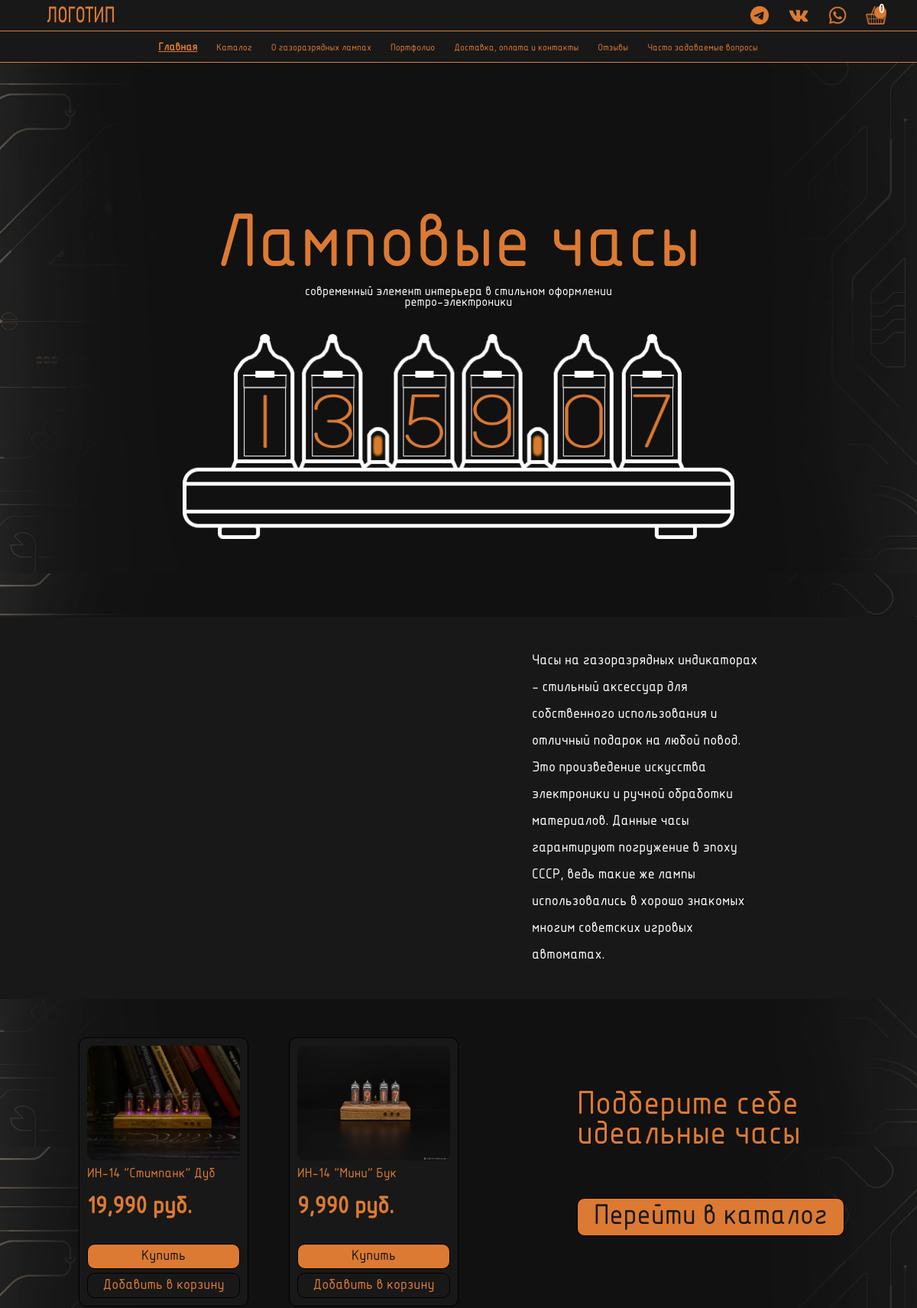
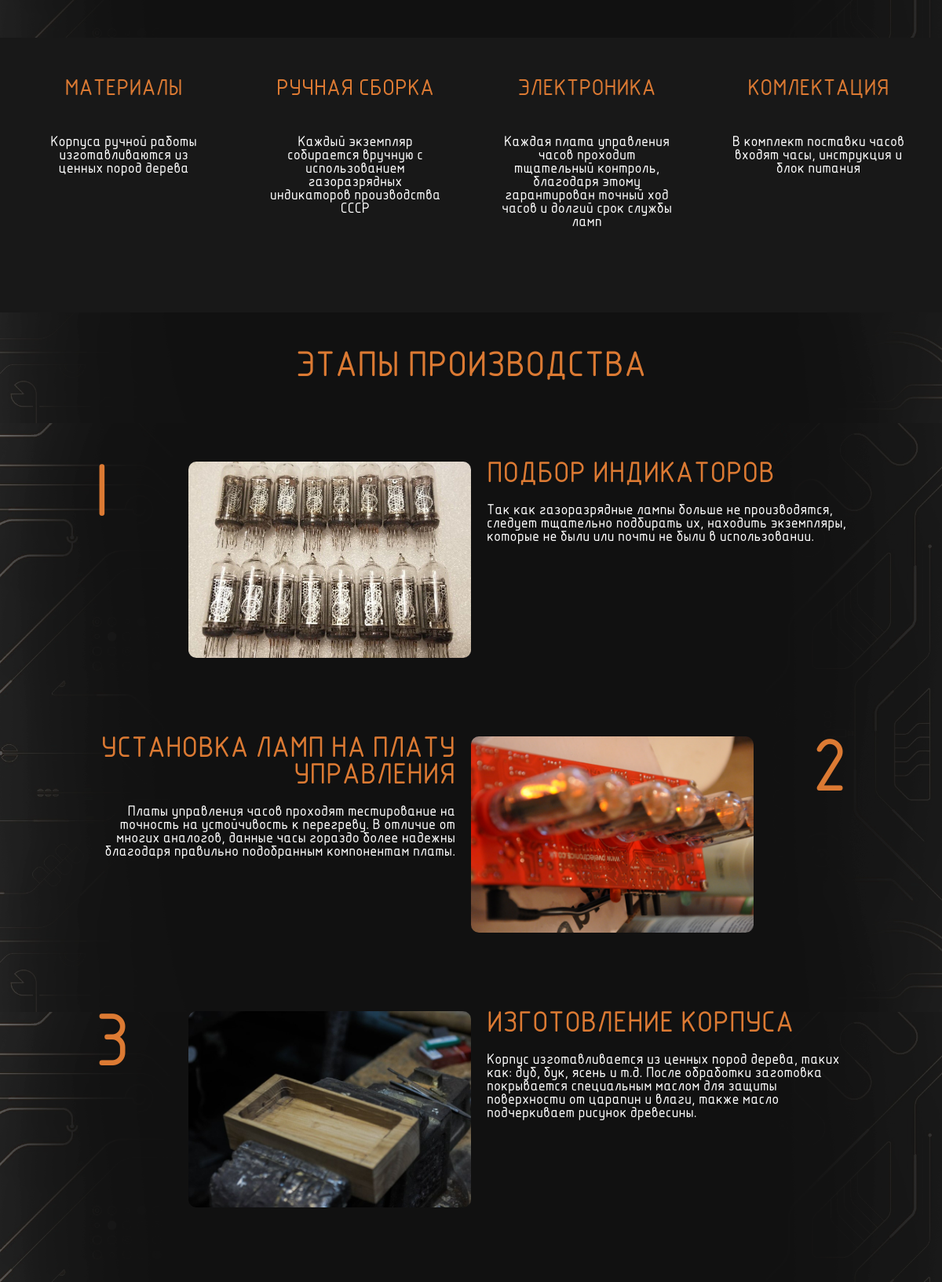
The page / (upper part) on the database its author committed (2 pictures, top to bottom).
### nixie_app/models.py (models this page shows, shortened)
class Product(models.Model):
    materials = [
        ('Ясень', 'Ясень'),
        ('Дуб', 'Дуб'),
        ('Бук', 'Бук'),
    ]
    lamps = [
        ('ИН-8', 'ИН-8'),
        ('ИН-12', 'ИН-12'),
        ('ИН-14', 'ИН-14'),
        ('ИН-16', 'ИН-16'),
        ('ИН-17', 'ИН-17'),
        ('ИН-18', 'ИН-18'),
    ]
    currency = [
        ('4', '4'),
        ('6', '6'),
    ]
    material = models.CharField(max_length=50, choices=materials, verbose_name='Материал', db_index=True, blank=True,
                                null=True)
    lamp_currency = models.CharField(max_length=1, choices=currency, verbose_name='Кол-во ламп', db_index=True,
                                     blank=True, null=True)
    lamp_type = models.CharField(max_length=10, choices=lamps, verbose_name='Тип ламп', db_index=True, blank=True,
                                 null=True)
    name = models.CharField(max_length=200, verbose_name='Название', db_index=True)
    slug = models.SlugField(max_length=200, db_index=True)
    image1 = models.ImageField(upload_to=upload_photo_to, verbose_name='Главная картинка', blank=True)
    image2 = models.ImageField(upload_to=upload_photo_to, verbose_name='Картинка №2', blank=True)
    image3 = models.ImageField(upload_to=upload_photo_to, verbose_name='Картинка №3', blank=True)
    description = models.TextField(blank=True, verbose_name='Описание', )
    width = models.PositiveIntegerField(blank=True, verbose_name='Ширина', null=True)
    height = models.PositiveIntegerField(blank=True, verbose_name='Высота', null=True)
    length = models.PositiveIntegerField(blank=True, verbose_name='Длина', null=True)
    price = models.DecimalField(max_digits=10, decimal_places=3, verbose_name='Цена')
    stock = models.PositiveIntegerField(verbose_name='Наличие')
    available = models.BooleanField(default=True, verbose_name='Доступно')
    created = models.DateTimeField(auto_now_add=True, verbose_name='Создано', )
    updated = models.DateTimeField(auto_now=True, verbose_name='Изменено', )
    class Meta:
        ordering = ('name',)
        index_together = (('id', 'slug'),)
        verbose_name = 'Товар'
        verbose_name_plural = 'Товары'
    def get_absolute_url(self):
        return reverse('product-detail', args=[self.id, self.slug])

### nixie_app/views.py (the view)
# urls.py: path('', views.main, name='main-name'),
def main(request):
    cart = Cart(request)
    contact(request)
    form = ContactForm()
    products = Product.objects.order_by("-price")
    cart_product_form = CartAddProductForm()
    res = {
        "form": form,
        'cart': cart,
        'cart_len': len(cart),
        'products': products,
        'cart_product_form': cart_product_form,
    }
    return render(request, "nixie_app/main.html", context=res)

### cart/cart.py (called while the page is built)
    def __len__(self):
        return sum(item['quantity'] for item in self.cart.values())

### nixie_app/views.py (called while the page is built)
def contact(request):
    if request.method == 'POST':
        form = ContactForm(request.POST)
        if form.is_valid():
            subject = "ВОПРОС ОТ ПОЛЬЗОВАТЕЛЯ"
            body = {
                'name': form.cleaned_data['name'],
                'email': form.cleaned_data['email_address'],
                'message': form.cleaned_data['message'],
            }
            message = "\n".join(body.values())
            try:
                send_mail(subject, message,
                          'nsstnc-service@mail.ru',
                          ['egorgolubev0484@gmail.com'])
            except BadHeaderError:
                return HttpResponse('Форма заполнена неверно')

### nixie_app/templates/nixie_app/main.html (shortened to what this page needs)
{% extends 'nixie_app/index.html' %}
{% block nav_main %}
    class="active"
{% endblock %}
{% block 'page_content' %}
    <section class="clock">
        <div class="heading">
            <p class="heading_head">Ламповые часы</p>
            <p class="heading_text">Современный элемент интерьера в стильном оформлении ретро-электроники</p>
        </div>
        <div class="case">
            <img src="images/watch_main.png" height="268" width="722" alt=""/>
            <div class="numbers">
                <div class="number1" id="number1"></div>
                <div class="number2" id="number2"></div>
                <div class="dot1" id="dot1"></div>
                <div class="number3" id="number3"></div>
                <div class="number4" id="number4"></div>
                <div class="dot2" id="dot2"></div>
                <div class="number5" id="number5"></div>
                <div class="number6" id="number6"></div>
            </div>
        </div>
    </section>
    <section class="main_info">
        <div class="main_info_div">
            <div class="main_info_left">
                <div class="carousel">
                    <div class="scroller">
                        <div class="item">
                            <img src="images/main_info1.jpeg" width="500" height="300"/>
                        </div>
                    </div>
                    <div class="btn prev">
                        <img src="/images/prev_button.png"/>
                    </div>
                    <div class="btn next">
                        <img src="/images/next_button.png"/>
                    </div>
                </div>
            </div>
            <div class="main_info_right">
                <a class="main_info_text">Часы на газоразрядных индикаторах - стильный аксессуар для собственного
                    использования и отличный подарок
                    на любой повод. Это произведение искусства электроники и ручной обработки материалов.
                    Данные часы гарантируют погружение в эпоху СССР, ведь такие же лампы использовались в хорошо
                    знакомых
                    многим советских игровых автоматах.</a>
            </div>
        </div>
    </section>
    <section class="main_catalog_items">
        <div class="main_catalog_div">
            <div class="main_catalog_left">
                <div class="card">
                    <div class="card_top">
                        <a href="{{ products.0.get_absolute_url }}" class="card_image">
                            <img src="
                                    {% if products.0.image1 %}{{ products.0.image1.url }}{% else %}{{ "/images/sample.png" }}{% endif %}"/>
                        </a>
                    </div>
                    <div class="card_bottom">
                        <a href="{{ products.0.get_absolute_url }}" class="card_title">
                            {{ products.0.name }}
                        </a>
                        <div class="card_price">
                            {{ products.0.price }} руб.
                        </div>
                        <a href="{% url "orders:order_create_one" products.0.id %}" class="card_buy">Купить</a>
                        <form class='add-form' action="{% url "cart:cart_add" products.0.id %}" method="post">
                            <button type="submit" class="card_add">Добавить в корзину</button>
                        </form>
                    </div>
                </div>
                <div class="card">
                    <div class="card_top">
                        <a href="{{ products.last.get_absolute_url }}" class="card_image">
                            <img src="
                                    {% if products.last.image1 %}{{ products.last.image1.url }}{% else %}{{ "/images/sample.png" }}{% endif %}"/>
                        </a>
                    </div>
                    <div class="card_bottom">
                        <a href="{{ products.last.get_absolute_url }}" class="card_title">
                            {{ products.last.name }}
                        </a>
                        <div class="card_price">
                            {{ products.last.price }} руб.
                        </div>
                        <a href="{% url "orders:order_create_one" products.last.id %}" class="card_buy">Купить</a>
                        <form class='add-form' action="{% url "cart:cart_add" products.last.id %}" method="post">
                            <button type="submit" class="card_add">Добавить в корзину</button>
                        </form>
                    </div>
                </div>
            </div>
            <div class="main_catalog_right">
                <div class="main_catalog_right_top">
                    <p>Подберите
                        себе идеальные часы</p>
                </div>
                <div class="main_catalog_right_bottom">
                    <a class="catalog_button" href="/catalog/">Перейти в каталог</a>
                </div>
            </div>
        </div>
    </section>
    <section class="description">
        <div class="description_div">
            <div class="description_card">
                <div class="description_card_top">
                    <p>МАТЕРИАЛЫ</p>
                </div>
                <div class="description_card_bottom">
                    <p>Корпуса ручной работы изготавливаются из ценных пород дерева</p>
                </div>
            </div>
            <div class="description_card">
                <div class="description_card_top">
                    <p>РУЧНАЯ СБОРКА</p>
                </div>
                <div class="description_card_bottom">
                    <p>Каждый экземпляр собирается вручную с использованием газоразрядных индикаторов производства
                        СССР</p>
                </div>
            </div>
            <div class="description_card">
                <div class="description_card_top">
                    <p>ЭЛЕКТРОНИКА</p>
                </div>
                <div class="description_card_bottom">
                    <p>Каждая плата управления часов проходит тщательный контроль, благодаря этому гарантирован точный
                        ход
                        часов и долгий срок службы ламп</p>
                </div>
            </div>
            <div class="description_card">
                <div class="description_card_top">
                    <p>КОМЛЕКТАЦИЯ</p>
                </div>
                <div class="description_card_bottom">
                    <p>В комплект поставки часов входят часы, инструкция и блок питания</p>
                </div>
            </div>
        </div>
    </section>
    <section class="stages">
        <div class="stages_div">
            <div class="stages_head">ЭТАПЫ ПРОИЗВОДСТВА</div>
            <div class="stages_one">
                <div class="stages_top">
                    <div class="stages_number">I</div>
                    <div class="stages_photo">
                        <img src="images/process_find.jpg" alt=""/>
                    </div>
                </div>
                <div class="stages_bottom">
                    <div class="stages_description">
                        <div class="description_top">ПОДБОР ИНДИКАТОРОВ</div>
                        <div class="description_bottom">Так как газоразрядные лампы больше не производятся,
                            следует тщательно подбирать их, находить экземпляры,
                            которые не были или почти не были в использовании.
                        </div>
                    </div>
                </div>
            </div>
            <div class="stages_two">
                <div class="stages_bottom">
                    <div class="stages_description">
                        <div class="description_top">УСТАНОВКА ЛАМП НА ПЛАТУ УПРАВЛЕНИЯ</div>
                        <div class="description_bottom">Платы управления часов проходят тестирование на точность
                            на устойчивость к перегреву. В отличие от многих аналогов,
                            данные часы гораздо более надежны благодаря правильно подобранным компонентам платы.
                        </div>
                    </div>
                </div>
                <div class="stages_top">
                    <div class="stages_photo">
                        <img src="images/process_solder.jpg" alt=""/>
                    </div>
                    <div class="stages_number">2</div>
                </div>
            </div>
            <div class="stages_three">
                <div class="stages_top">
                    <div class="stages_number">3</div>
                    <div class="stages_photo">
                        <img src="images/process_case.jpeg" alt=""/>
                    </div>
                </div>
                <div class="stages_bottom">
                    <div class="stages_description">
                        <div class="description_top">ИЗГОТОВЛЕНИЕ КОРПУСА</div>
                        <div class="description_bottom">Корпус изготавливается из ценных пород дерева, таких как: дуб,
                            бук,
                            ясень и т.д.
                            После обработки заготовка покрывается специальным маслом для защиты поверхности от царапин и
                            влаги,
                            также масло подчеркивает рисунок древесины.
                        </div>
                    </div>
                </div>
            </div>
        </div>
    </section>
{% endblock %}

### nixie_app/templates/nixie_app/index.html (style rules this page uses)
html { background: #181818; }
body { padding: 0; margin: 0; background-image: url(/images/pattern2.png); background-repeat: repeat-y; background-size: contain; }
@media (min-width: 1200px) { :root { --scrollbarBg: #181818; --scrollbarThumb: #DC7A33; --scrollbarWidth: 12px; --scrollbarBorder: 3px solid var(--scrollbarBg); --scrollbarBorderRadius: calc(var(--scrollbarWidth) / 2); } }
@media (min-width: 1200px) { html, .scroller { scrollbar-width: var(--scrollbarWidth); scrollbar-color: var(--scrollbarThumb) var(--scrollbarBg); } }

### rows shown on the page
Product: image1 (picture), name "ИН-14 \"Стимпанк\" Дуб", price "19,990"
Product: image1 (picture), last.name "ИН-14 \"Мини\" Бук", last.price "9,990"

### other values the page prints
{{ cart_len }} "0"
